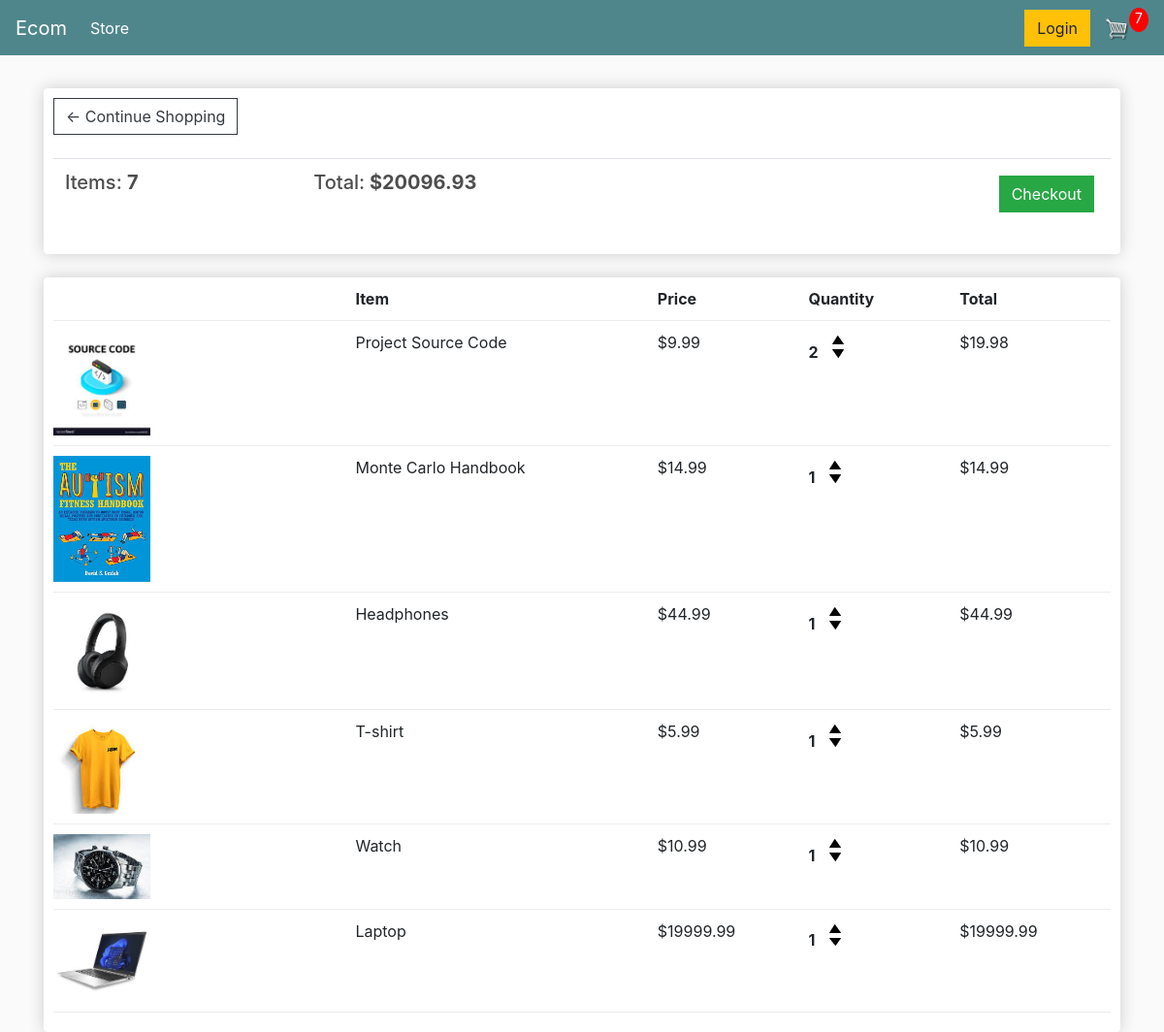
The app's page /cart/ (signed in) with its own data.
### ecomapp/models.py (models this page shows, shortened)
class Order(models.Model):
    customer=models.ForeignKey(Customer,on_delete=models.SET_NULL,null=True,blank=True)
    date_ordered=models.DateTimeField(auto_now_add=True)
    complete=models.BooleanField(default=False)
    transaction_id=models.CharField(max_length=100,null=True)
    @property
    def get_cart_total(self):
        orderitems=self.orderitem_set.all()
        cart_total=sum([item.get_total for item in orderitems])
        return cart_total
    @property
    def get_cart_items(self):
        orderitems=self.orderitem_set.all()
        cart_items=sum([item.quantity for item in orderitems])
        return cart_items

class OrderItem(models.Model):
    product=models.ForeignKey(Product,on_delete=models.SET_NULL,null=True)
    order=models.ForeignKey(Order,on_delete=models.SET_NULL,null=True)
    quantity=models.IntegerField(default=0,null=True,blank=True)
    date_added=models.DateTimeField(auto_now_add=True)
    @property
    def get_total(self):
        item_total=self.product.price*self.quantity
        return item_total

class Product(models.Model):
    name=models.CharField(max_length=200)
    price=models.FloatField()
    digital=models.BooleanField(default=False,null=True,blank=True)
    image=models.ImageField(null=True,blank=True)
    @property
    def imageURL(self):
        try:
            url=self.image.url
        except:
            url=""
        return url

### ecomapp/views.py (the view)
# urls.py: path('cart/',views.cart,name='cart'),
def cart(request):
	if request.user.is_authenticated:
		customer = request.user.customer
		order, created = Order.objects.get_or_create(customer=customer, complete=False)
		items = order.orderitem_set.all()
		cartItems = order.get_cart_items
	else:
		items = []
		order = {'get_cart_total':0, 'get_cart_items':0, 'shipping':False}
		cartItems = order['get_cart_items']
	context = {'items':items, 'order':order, 'cartItems':cartItems}
	return render(request, 'ecomapp/cart.html', context)

### ecomapp/templates/ecomapp/Cart.html
{% extends 'ecomapp/index.html' %}
{% load static %}
{% block content %}
<div class="row">
    <div class="col-lg-12">
        <div class="box-element">
            <a class="btn btn-outline-dark" href="{% url 'store' %}">&#x2190; Continue Shopping</a>
            <br>
            <br>
            <table class="table">
                <tr>
                    <th>
                        <h5>Items: <strong>{{order.get_cart_items}}</strong></h5>
                    </th>
                    <th>
                        <h5>Total:<strong> ${{order.get_cart_total | floatformat:2}}</strong></h5>
                    </th>
                    <th>
                        <a style="float:right; margin:5px;" class="btn btn-success"
                            href="{% url 'checkout' %}">Checkout</a>
                    </th>
                </tr>
            </table>
        </div>
        <br>
        <div class="box-element">
            <div class="cart-row">
                <div style="flex:2"></div>
                <div style="flex:2"><strong>Item</strong></div>
                <div style="flex:1"><strong>Price</strong></div>
                <div style="flex:1"><strong>Quantity</strong></div>
                <div style="flex:1"><strong>Total</strong></div>
            </div>
            {% for item in items %}
            <div class="cart-row">
                <div style="flex:2"><img class="row-image" src="{{item.product.imageURL}}"></div>
                <div style="flex:2">
                    <p>{{item.product.name}}</p>
                </div>
                <div style="flex:1">
                    <p>${{item.product.price | floatformat:2}}</p>
                </div>
                <div style="flex:1">
                    <p class="quantity">{{item.quantity}}</p>
                    <div class="quantity">
                        <img data-product="{{item.product.id}}" data-action="add" class="update-cart chg-quantity"
                            src="{% static  'img/up_arrow.png' %}">
                        <img data-product="{{item.product.id}}" data-action="remove" class="update-cart chg-quantity"
                            src="{% static  'img/down_arrow.png' %}">
                    </div>
                </div>
                <div style="flex:1">
                    <p>${{item.get_total}}</p>
                </div>
            </div>
            {% endfor %}
        </div>
    </div>
</div>
{% endblock content %}

### ecomapp/static/css/main.css (style rules this page uses)
body { background-color: hsl(0, 0%, 98%); }
h1, h2, h3, h4, h5, h6 { color: hsl(0, 0%, 30%); }
.box-element { box-shadow: hsl(0, 0%, 80%) 0 0 16px; background-color: #fff; border-radius: 4px; padding: 10px; }
.col-lg-4, .col-lg-6, .col-lg-8, .col-lg-12 { margin-top: 10px; }
.btn { border-radius: 0; }
.row-image { width: 100px; }
.cart-row { display: flex; align-items: flex-stretch; padding-bottom: 10px; margin-bottom: 10px; border-bottom: 1px solid #ececec; }
.quantity { display: inline-block; font-weight: 700; padding-right: 10px; }
.chg-quantity { width: 12px; cursor: pointer; display: block; margin-top: 5px; transition: .1s; }

### records on screen
Order: get_cart_items "7", get_cart_total "20096.93"
OrderItem: product.imageURL (picture), product.name "Project Source Code", product.price "9.99", quantity "2", get_total "19.98"
OrderItem: product.imageURL (picture), product.name "Monte Carlo Handbook", product.price "14.99", quantity "1", get_total "14.99"
OrderItem: product.imageURL (picture), product.name "Headphones", product.price "44.99", quantity "1", get_total "44.99"
OrderItem: product.imageURL (picture), product.name "T-shirt", product.price "5.99", quantity "1", get_total "5.99"
OrderItem: product.imageURL (picture), product.name "Watch", product.price "10.99", quantity "1", get_total "10.99"
OrderItem: product.imageURL (picture), product.name "Laptop", product.price "19999.99", quantity "1", get_total "19999.99"

### other values on screen
{{ cartItems }} "7"
